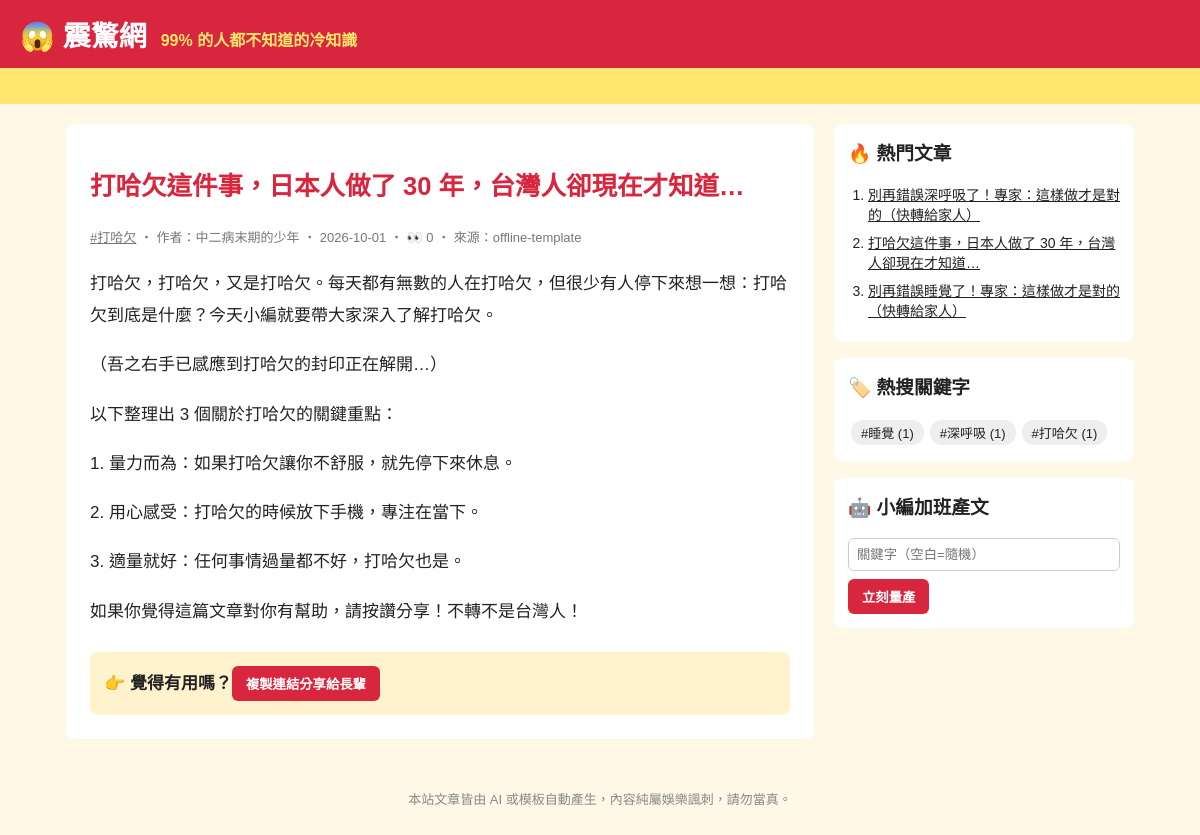
Screenshot of /article/2/ with the database file from the repository.
### tables this page shows
CREATE TABLE articles (
                id         INTEGER PRIMARY KEY AUTOINCREMENT,
                keyword    TEXT NOT NULL,
                persona    TEXT NOT NULL,
                title      TEXT NOT NULL,
                content    TEXT NOT NULL,
                source     TEXT NOT NULL,
                views      INTEGER NOT NULL DEFAULT 0,
                created_at TEXT NOT NULL
            , news_title TEXT, news_url TEXT);

### app.py (the view)
@app.route("/article/<int:article_id>/")
def article(article_id):
    art = db.get_article(article_id, count_view=not app.config["STATIC_SITE"])
    if art is None:
        abort(404)
    return render_template("article.html", a=art, paragraphs=art["content"].split("\n\n"))

### app.py (called while the page is built)
@app.context_processor
def sidebar():
    return {"hot": db.hot_articles(), "tags": db.keywords(), "static_site": app.config["STATIC_SITE"]}

### db.py (called while the page is built)
def connect():
    conn = sqlite3.connect(DB_PATH)
    conn.row_factory = sqlite3.Row
    return conn

def hot_articles(limit=5):
    with connect() as conn:
        return conn.execute("SELECT * FROM articles ORDER BY views DESC, id DESC LIMIT ?", (limit,)).fetchall()

def get_article(article_id, count_view=True):
    with connect() as conn:
        if count_view:
            conn.execute("UPDATE articles SET views = views + 1 WHERE id = ?", (article_id,))
        return conn.execute("SELECT * FROM articles WHERE id = ?", (article_id,)).fetchone()

def keywords():
    with connect() as conn:
        return conn.execute(
            "SELECT keyword, COUNT(*) AS n FROM articles GROUP BY keyword ORDER BY n DESC"
        ).fetchall()

### templates/article.html (shortened to what this page needs)
{% extends "base.html" %}
{% block content %}
<article class="post">
  <h1>{{ a.title }}</h1>
  <p class="meta">
    <a href="{{ url_for('tag', keyword=a.keyword) }}">#{{ a.keyword }}</a>
    ‧ 作者：{{ a.persona }} ‧ {{ a.created_at[:10] }}{% if not static_site %} ‧ 👀 {{ a.views }}{% endif %} ‧ 來源：{{ a.source }}
  </p>
  {% for p in paragraphs %}<p>{{ p }}</p>{% endfor %}
  <div class="share">👉 覺得有用嗎？<button onclick="navigator.clipboard.writeText(location.href);this.textContent='已複製連結！快分享！'">複製連結分享給長輩</button></div>
</article>
{% endblock %}

### templates/base.html (shortened to what this page needs)
<!doctype html>
<html lang="zh-Hant">
<head>
  <link rel="stylesheet" href="{{ url_for('static', filename='style.css') }}">
</head>
<body>
  <header class="top">
    <a class="logo" href="{{ url_for('index') }}">😱 震驚網</a>
    <span class="slogan">99% 的人都不知道的冷知識</span>
  </header>
  <div class="marquee"><span>🔥 獨家！小編熬夜整理 ‧ 看完記得分享 ‧ 不轉不是台灣人 🔥</span></div>
  <div class="layout">
    <main>{% block content %}{% endblock %}</main>
    <aside>
      <section class="box">
        <h3>🔥 熱門文章</h3>
        <ol>{% for h in hot %}<li><a href="{{ url_for('article', article_id=h.id) }}">{{ h.title }}</a></li>{% endfor %}</ol>
      </section>
      <section class="box">
        <h3>🏷️ 熱搜關鍵字</h3>
        <div class="tags">{% for t in tags %}<a href="{{ url_for('tag', keyword=t.keyword) }}">#{{ t.keyword }} ({{ t.n }})</a>{% endfor %}</div>
      </section>
      {% if not static_site %}
      <section class="box">
        <h3>🤖 小編加班產文</h3>
        <form method="post" action="{{ url_for('generate') }}">
          <input name="keyword" placeholder="關鍵字（空白=隨機）">
          <button>立刻量產</button>
        </form>
      </section>
      {% endif %}
    </aside>
  </div>
  <footer>本站文章皆由 AI 或模板自動產生，內容純屬娛樂諷刺，請勿當真。</footer>
</body>
</html>

### static/style.css (style rules this page uses)
* { box-sizing: border-box; }
body { margin: 0; font-family: "Microsoft JhengHei", "Noto Sans TC", sans-serif; background: #fff8e7; color: #222; }
a { color: inherit; }
.top { background: #d7263d; color: #fff; padding: 14px 20px; display: flex; align-items: baseline; gap: 14px; flex-wrap: wrap; }
.logo { font-size: 28px; font-weight: 900; text-decoration: none; }
.slogan { color: #ffe66d; font-weight: bold; }
.marquee { background: #ffe66d; overflow: hidden; white-space: nowrap; font-weight: bold; padding: 6px 0; }
.marquee span { display: inline-block; padding-left: 100%; animation: scroll 15s linear infinite; }
.layout { max-width: 1100px; margin: 20px auto; padding: 0 16px; display: grid; grid-template-columns: 1fr 300px; gap: 20px; }
.meta { color: #777; font-size: 13px; margin: 0; }
.post { background: #fff; border-radius: 8px; padding: 24px; line-height: 1.9; font-size: 17px; }
.post h1 { color: #d7263d; line-height: 1.4; }
.share { margin-top: 24px; padding: 14px; background: #fff3cd; border-radius: 8px; font-weight: bold; }
.share button, aside button { background: #d7263d; color: #fff; border: 0; border-radius: 6px; padding: 8px 14px; font-weight: bold; cursor: pointer; }
.box { background: #fff; border-radius: 8px; padding: 14px; margin-bottom: 16px; }
.box h3 { margin-top: 0; }
.box ol { padding-left: 20px; margin: 0; }
.box li { margin-bottom: 8px; font-size: 14px; }
.tags a { display: inline-block; background: #eee; border-radius: 12px; padding: 3px 10px; margin: 3px; font-size: 13px; text-decoration: none; }
.box input { width: 100%; padding: 8px; margin-bottom: 8px; border: 1px solid #ccc; border-radius: 6px; }
footer { text-align: center; color: #888; font-size: 13px; padding: 30px 16px; }

### rows the page displays
articles: title "打哈欠這件事，日本人做了 30 年，台灣人卻現在才知道…", keyword "打哈欠", persona "中二病末期的少年", created_at "2026-10-01", views "0", source "offline-template"
articles: title "別再錯誤深呼吸了！專家：這樣做才是對的（快轉給家人）"
articles: title "別再錯誤睡覺了！專家：這樣做才是對的（快轉給家人）"

### other values shown
{{ p }} "打哈欠，打哈欠，又是打哈欠。每天都有無數的人在打哈欠，但很少有人停下來想一想：打哈欠到底是什麼？今天小編就要帶大家深入了解打哈欠。" "（吾之右手已感應到打哈欠的封印正在解開…）" "以下整理出 3 個關於打哈欠的關鍵重點：" "1. 量力而為：如果打哈欠讓你不舒服，就先停下來休息。" "2. 用心感受：打哈欠的時候放下手機，專注在當下。" "3. 適量就好：任何事情過量都不好，打哈欠也是。" "如果你覺得這篇文章對你有幫助，請按讚分享！不轉不是台灣人！"
{{ t.keyword }} "睡覺" "深呼吸" "打哈欠"
{{ t.n }} "1" "1" "1"
